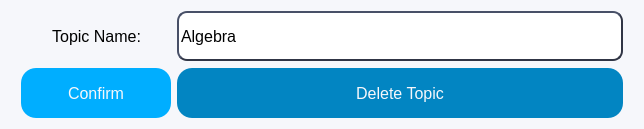
<?xml version="1.0" encoding="UTF-8"?>
<ui version="4.0">
 <class>Form</class>
 <widget class="QWidget" name="Form">
  <property name="geometry">
   <rect>
    <x>0</x>
    <y>0</y>
    <width>644</width>
    <height>129</height>
   </rect>
  </property>
  <property name="font">
   <font>
    <pointsize>12</pointsize>
   </font>
  </property>
  <property name="windowTitle">
   <string>Modify Topic</string>
  </property>
  <property name="styleSheet">
   <string notr="true">background-color: #F6F7FB</string>
  </property>
  <layout class="QHBoxLayout" name="horizontalLayout">
   <item>
    <spacer name="horizontalSpacer">
     <property name="orientation">
      <enum>Qt::Horizontal</enum>
     </property>
     <property name="sizeType">
      <enum>QSizePolicy::Fixed</enum>
     </property>
     <property name="sizeHint" stdset="0">
      <size>
       <width>10</width>
       <height>10</height>
      </size>
     </property>
    </spacer>
   </item>
   <item>
    <layout class="QGridLayout" name="gridLayout" columnminimumwidth="1,300">
     <item row="1" column="1">
      <widget class="QPushButton" name="deleteBtn">
       <property name="sizePolicy">
        <sizepolicy hsizetype="Expanding" vsizetype="Expanding">
         <horstretch>0</horstretch>
         <verstretch>0</verstretch>
        </sizepolicy>
       </property>
       <property name="font">
        <font>
         <family>MS Shell Dlg 2</family>
         <pointsize>12</pointsize>
        </font>
       </property>
       <property name="styleSheet">
        <string notr="true">QPushButton {
	background-color: #0285c2;
	border-radius: 15px;
	color: #F6F7FB;
}

QPushButton:hover {
    background-color: rgb(2, 106, 154);
}</string>
       </property>
       <property name="text">
        <string>Delete Topic</string>
       </property>
      </widget>
     </item>
     <item row="1" column="0">
      <widget class="QPushButton" name="confirmBtn">
       <property name="enabled">
        <bool>true</bool>
       </property>
       <property name="sizePolicy">
        <sizepolicy hsizetype="Fixed" vsizetype="Expanding">
         <horstretch>0</horstretch>
         <verstretch>0</verstretch>
        </sizepolicy>
       </property>
       <property name="minimumSize">
        <size>
         <width>150</width>
         <height>0</height>
        </size>
       </property>
       <property name="maximumSize">
        <size>
         <width>150</width>
         <height>16777215</height>
        </size>
       </property>
       <property name="font">
        <font>
         <family>MS Shell Dlg 2</family>
         <pointsize>12</pointsize>
        </font>
       </property>
       <property name="styleSheet">
        <string notr="true">QPushButton {
	background-color: #00aeff;
	border-radius: 15px;
	color: #F6F7FB;
}

QPushButton:hover {
    background-color: rgb(0, 154, 226);
}</string>
       </property>
       <property name="text">
        <string>Confirm</string>
       </property>
      </widget>
     </item>
     <item row="0" column="1">
      <widget class="QLineEdit" name="topicEdit">
       <property name="sizePolicy">
        <sizepolicy hsizetype="Expanding" vsizetype="Fixed">
         <horstretch>0</horstretch>
         <verstretch>0</verstretch>
        </sizepolicy>
       </property>
       <property name="minimumSize">
        <size>
         <width>0</width>
         <height>50</height>
        </size>
       </property>
       <property name="maximumSize">
        <size>
         <width>16777215</width>
         <height>50</height>
        </size>
       </property>
       <property name="font">
        <font>
         <family>MS Shell Dlg 2</family>
         <pointsize>12</pointsize>
        </font>
       </property>
       <property name="styleSheet">
        <string notr="true">background-color: white;
border-style: outset;
border-width: 2px;
border-radius: 10px;
border-color: #303545;</string>
       </property>
       <property name="text">
        <string>Algebra</string>
       </property>
      </widget>
     </item>
     <item row="0" column="0">
      <widget class="QLabel" name="label">
       <property name="sizePolicy">
        <sizepolicy hsizetype="Fixed" vsizetype="Expanding">
         <horstretch>0</horstretch>
         <verstretch>0</verstretch>
        </sizepolicy>
       </property>
       <property name="font">
        <font>
         <family>MS Shell Dlg 2</family>
         <pointsize>12</pointsize>
        </font>
       </property>
       <property name="text">
        <string>       Topic Name:</string>
       </property>
       <property name="alignment">
        <set>Qt::AlignRight|Qt::AlignTrailing|Qt::AlignVCenter</set>
       </property>
      </widget>
     </item>
    </layout>
   </item>
   <item>
    <spacer name="horizontalSpacer_2">
     <property name="orientation">
      <enum>Qt::Horizontal</enum>
     </property>
     <property name="sizeType">
      <enum>QSizePolicy::Fixed</enum>
     </property>
     <property name="sizeHint" stdset="0">
      <size>
       <width>10</width>
       <height>10</height>
      </size>
     </property>
    </spacer>
   </item>
  </layout>
 </widget>
 <resources/>
 <connections/>
</ui>
